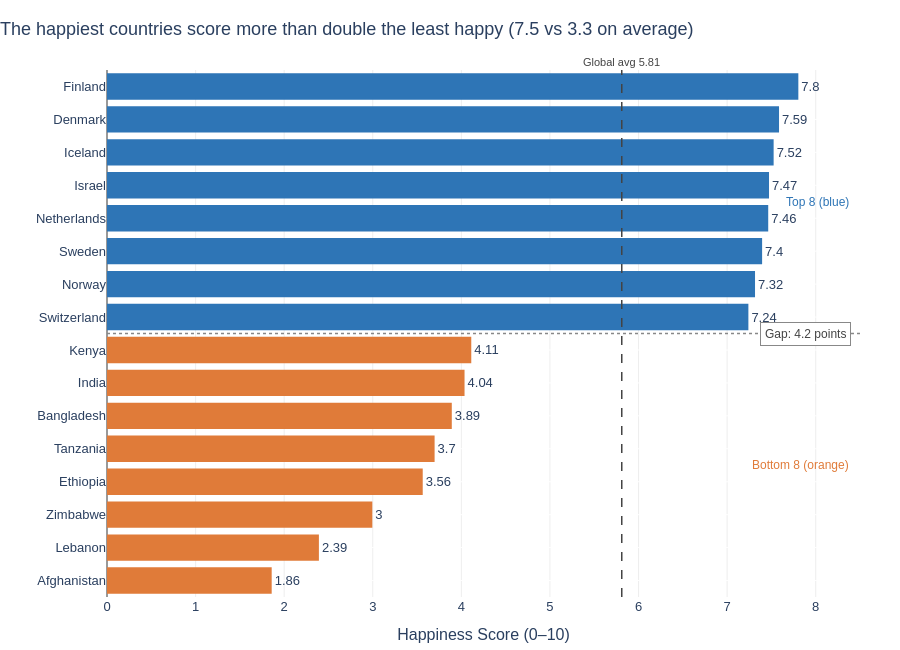

The cell this chart's notebook holds for it:
### Markdown cell above
---
## Task 2 — Bottom vs. Top: A Contrast Story

**What to build:** A bar chart that highlights the **gap between the happiest and least happy countries**, focusing on a specific insight.

**Requirements:**
- Show the **top 8 AND bottom 8 countries** together (16 bars total)
- Use **colour** to distinguish the two groups (not Plotly's default rainbow)
- Add a **visual separator or annotation** that emphasises the gap
- Insight title that tells the story of the gap

**Hint:** Use `pd.concat([df.nlargest(8,'Happiness_Score'), df.nsmallest(8,'Happiness_Score')])` to get both groups.

**Stretch goal:** Add a vertical reference line showing the global average.

### Code cell
# Task 2: Top 8 vs. Bottom 8 contrast
# ------------------------------------

# Step 1: Get top and bottom countries
top8 = df.nlargest(8, 'Happiness_Score').copy()
top8['Group'] = 'Top 8'
bottom8 = df.nsmallest(8, 'Happiness_Score').copy()
bottom8['Group'] = 'Bottom 8'

combined = pd.concat([bottom8, top8]).sort_values('Happiness_Score')   # ascending -> happiest at top
global_avg = df['Happiness_Score'].mean()
top_avg, bottom_avg = top8['Happiness_Score'].mean(), bottom8['Happiness_Score'].mean()
print(f"Global average: {global_avg:.2f} | Top 8 avg: {top_avg:.2f} | Bottom 8 avg: {bottom_avg:.2f}")

# Step 2: Build your chart
colour_map = {'Top 8': '#2E75B6', 'Bottom 8': '#E07B39'}

fig = go.Figure(go.Bar(
    x=combined['Happiness_Score'],
    y=combined['Country'],
    orientation='h',
    marker=dict(color=combined['Group'].map(colour_map), line_width=0),
    text=combined['Happiness_Score'].round(2),
    textposition='outside',
    cliponaxis=False,
    hovertemplate='%{y}: %{x:.2f}<extra></extra>'
))

fig.update_traces(marker_line_width=0)

fig.update_layout(
    title=dict(text=f'The happiest countries score more than double the least happy ({top_avg:.1f} vs {bottom_avg:.1f} on average)',
               x=0.0, font=dict(size=18)),
    xaxis=dict(range=[0, 8.5], title='Happiness Score (0–10)', gridcolor='#EEEEEE', zeroline=True, zerolinecolor='#999999'),
    yaxis=dict(gridcolor='white', title=''),
    plot_bgcolor='white',
    paper_bgcolor='white',
    font=dict(family='Arial', size=13),
    margin=dict(l=10, r=40, t=70, b=50),
    showlegend=False,
    height=650
)

# Visual separator between the two groups (categorical axis: bars sit at 0..15, gap is at 7.5)
fig.add_hline(y=7.5, line_dash='dot', line_color='#888888', line_width=1.5)

# Stretch goal: global average reference line
fig.add_vline(x=global_avg, line_dash='dash', line_color='#444444', line_width=1.5,
              annotation_text=f'Global avg {global_avg:.2f}', annotation_position='top',
              annotation_font=dict(size=11, color='#444444'))

# Annotations: colour legend + the gap
fig.add_annotation(x=8.4, y=11.5, text='Top 8 (blue)', showarrow=False, xanchor='right',
                   font=dict(color='#2E75B6', size=12))
fig.add_annotation(x=8.4, y=3.5, text='Bottom 8 (orange)', showarrow=False, xanchor='right',
                   font=dict(color='#E07B39', size=12))
fig.add_annotation(x=8.4, y=7.5, text=f'Gap: {top_avg - bottom_avg:.1f} points', showarrow=False, xanchor='right',
                   yshift=0, font=dict(size=12, color='#444444'),
                   bgcolor='white', bordercolor='#888888', borderwidth=1, borderpad=4)

fig.show()

### Figure 1 — Plotly figure (JSON) as saved in the notebook; plotly's stock layout.template omitted (floating-point values rounded to 4 significant figures)
{"data": [{"cliponaxis": false, "hovertemplate": "%{y}: %{x:.2f}<extra></extra>", "marker": {"color": ["#E07B39", "#E07B39", "#E07B39", "#E07B39", "#E07B39", "#E07B39", "#E07B39", "#E07B39", "#2E75B6", "#2E75B6", "#2E75B6", "#2E75B6", "#2E75B6", "#2E75B6", "#2E75B6", "#2E75B6"], "line": {"width": 0}}, "orientation": "h", "text": [1.86, 2.39, 3.0, 3.56, 3.7, 3.89, 4.04, 4.11, 7.24, 7.32, 7.4, 7.46, 7.47, 7.52, 7.59, 7.8], "textposition": "outside", "type": "bar", "x": [1.859, 2.392, 2.995, 3.564, 3.698, 3.892, 4.036, 4.112, 7.24, 7.315, 7.395, 7.464, 7.473, 7.525, 7.586, 7.804], "y": ["Afghanistan", "Lebanon", "Zimbabwe", "Ethiopia", "Tanzania", "Bangladesh", "India", "Kenya", "Switzerland", "Norway", "Sweden", "Netherlands", "Israel", "Iceland", "Denmark", "Finland"]}], "layout": {"annotations": [{"font": {"color": "#444444", "size": 11}, "showarrow": false, "text": "Global avg 5.81", "x": 5.811, "xanchor": "center", "xref": "x", "y": 1, "yanchor": "bottom", "yref": "y domain"}, {"font": {"color": "#2E75B6", "size": 12}, "showarrow": false, "text": "Top 8 (blue)", "x": 8.4, "xanchor": "right", "y": 11.5}, {"font": {"color": "#E07B39", "size": 12}, "showarrow": false, "text": "Bottom 8 (orange)", "x": 8.4, "xanchor": "right", "y": 3.5}, {"bgcolor": "white", "bordercolor": "#888888", "borderpad": 4, "borderwidth": 1, "font": {"color": "#444444", "size": 12}, "showarrow": false, "text": "Gap: 4.2 points", "x": 8.4, "xanchor": "right", "y": 7.5, "yshift": 0}], "font": {"family": "Arial", "size": 13}, "height": 650, "margin": {"b": 50, "l": 10, "r": 40, "t": 70}, "paper_bgcolor": "white", "plot_bgcolor": "white", "shapes": [{"line": {"color": "#888888", "dash": "dot", "width": 1.5}, "type": "line", "x0": 0, "x1": 1, "xref": "x domain", "y0": 7.5, "y1": 7.5, "yref": "y"}, {"line": {"color": "#444444", "dash": "dash", "width": 1.5}, "type": "line", "x0": 5.811, "x1": 5.811, "xref": "x", "y0": 0, "y1": 1, "yref": "y domain"}], "showlegend": false, "title": {"font": {"size": 18}, "text": "The happiest countries score more than double the least happy (7.5 vs 3.3 on average)", "x": 0}, "xaxis": {"gridcolor": "#EEEEEE", "range": [0, 8.5], "title": {"text": "Happiness Score (0–10)"}, "zeroline": true, "zerolinecolor": "#999999"}, "yaxis": {"gridcolor": "white", "title": {"text": ""}}}}
